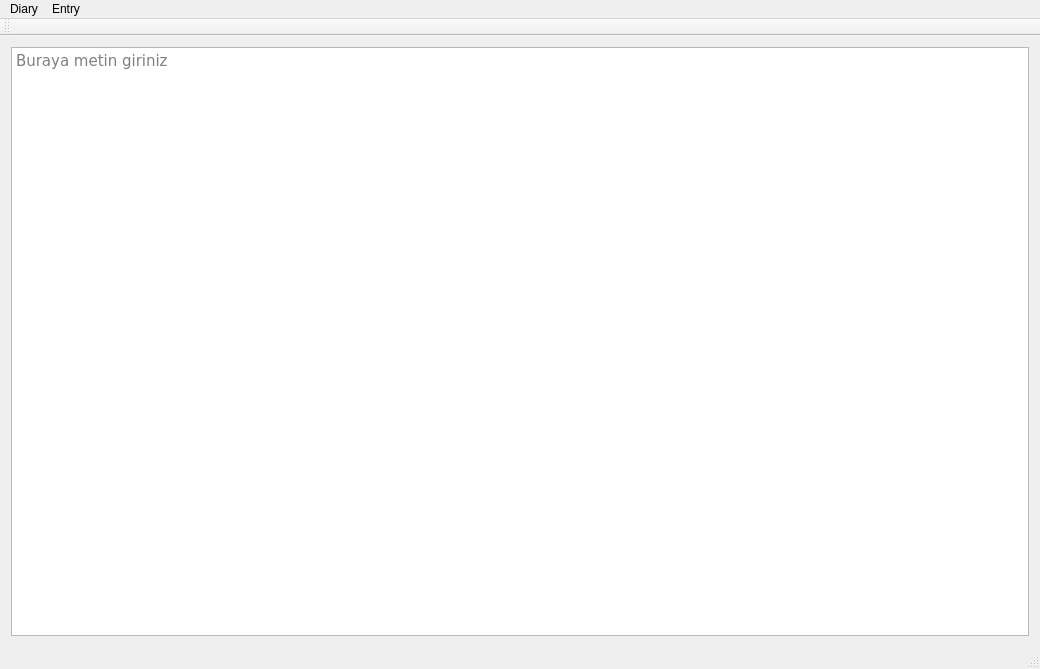
<?xml version="1.0" encoding="UTF-8"?>
<ui version="4.0">
 <class>MainWindow</class>
 <widget class="QMainWindow" name="MainWindow">
  <property name="geometry">
   <rect>
    <x>0</x>
    <y>0</y>
    <width>1040</width>
    <height>669</height>
   </rect>
  </property>
  <property name="windowTitle">
   <string>Diary</string>
  </property>
  <widget class="QWidget" name="centralWidget">
   <layout class="QHBoxLayout" name="horizontalLayout_2">
    <item>
     <layout class="QHBoxLayout" name="horizontalLayout">
      <item>
       <widget class="QTextEdit" name="textEdit">
        <property name="font">
         <font>
          <family>Verdana</family>
          <pointsize>11</pointsize>
         </font>
        </property>
        <property name="readOnly">
         <bool>true</bool>
        </property>
        <property name="placeholderText">
         <string>Buraya metin giriniz</string>
        </property>
       </widget>
      </item>
     </layout>
    </item>
   </layout>
  </widget>
  <widget class="QMenuBar" name="menuBar">
   <property name="geometry">
    <rect>
     <x>0</x>
     <y>0</y>
     <width>1040</width>
     <height>20</height>
    </rect>
   </property>
   <widget class="QMenu" name="menuDiary">
    <property name="title">
     <string>Diary</string>
    </property>
    <addaction name="actionNew_entry"/>
    <addaction name="actionSelect_a_previous_entry_to_read_edit"/>
    <addaction name="separator"/>
    <addaction name="actionQuit"/>
   </widget>
   <widget class="QMenu" name="menuEntry">
    <property name="title">
     <string>Entry</string>
    </property>
    <addaction name="actionSave"/>
    <addaction name="actionDelete"/>
   </widget>
   <addaction name="menuDiary"/>
   <addaction name="menuEntry"/>
  </widget>
  <widget class="QToolBar" name="mainToolBar">
   <attribute name="toolBarArea">
    <enum>TopToolBarArea</enum>
   </attribute>
   <attribute name="toolBarBreak">
    <bool>false</bool>
   </attribute>
  </widget>
  <widget class="QStatusBar" name="statusBar"/>
  <action name="actionNew_entry">
   <property name="text">
    <string>New entry</string>
   </property>
   <property name="shortcut">
    <string>Ctrl+N</string>
   </property>
  </action>
  <action name="actionSelect_a_previous_entry_to_read_edit">
   <property name="text">
    <string>Select a previous entry to read/edit</string>
   </property>
   <property name="shortcut">
    <string>Ctrl+L</string>
   </property>
  </action>
  <action name="actionQuit">
   <property name="text">
    <string>Quit</string>
   </property>
   <property name="shortcut">
    <string>Ctrl+Q</string>
   </property>
  </action>
  <action name="actionSave">
   <property name="text">
    <string>Save</string>
   </property>
   <property name="shortcut">
    <string>Ctrl+S</string>
   </property>
  </action>
  <action name="actionDelete">
   <property name="text">
    <string>Delete</string>
   </property>
   <property name="shortcut">
    <string>Ctrl+Del</string>
   </property>
  </action>
 </widget>
 <layoutdefault spacing="6" margin="11"/>
 <resources/>
 <connections/>
</ui>
